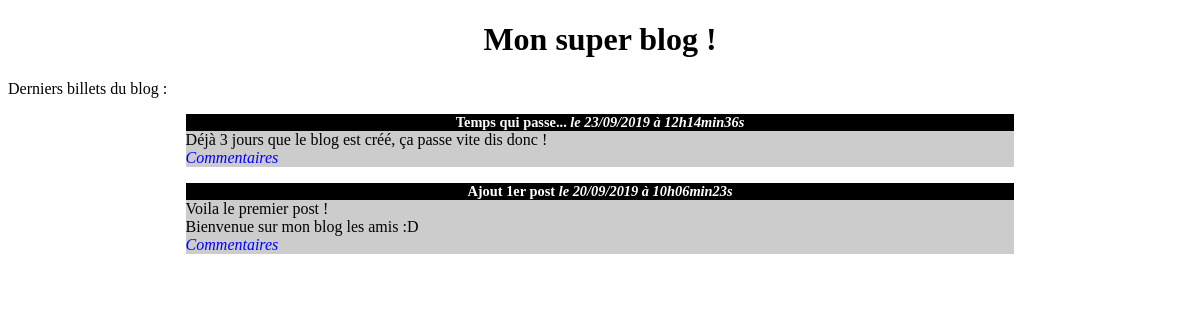
The page / on the database its author committed.
### tables this page shows
CREATE TABLE IF NOT EXISTS `posts` (
  `id` int(11) NOT NULL AUTO_INCREMENT,
  `title` varchar(255) NOT NULL,
  `content` text NOT NULL,
  `creation_date` datetime NOT NULL,
  PRIMARY KEY (`id`)
);

### controller/controller.php (called while the page is built, shortened)
<?php
require_once('model/PostManager.php');
function listPosts() {
	$postManager = new PostManager();
	$posts = $postManager->getPosts();
	require('view/listPostsView.php');
}

### model/PostManager.php (called while the page is built, shortened)
<?php
class PostManager extends Manager {
	public function getPosts() {
		$db = $this->dbConnect();
		$request = $db->query('SELECT id, title, content, DATE_FORMAT(creation_date, \'%d/%m/%Y à %Hh%imin%ss\') AS creation_date_fr FROM posts ORDER BY creation_date DESC LIMIT 0, 5');
		return $request;
	}
}

### view/listPostsView.php (the view, shortened to what this page needs)
<h1> Mon super blog ! </h1>
<p> Derniers billets du blog : </p>
<?php
while ($data = $posts->fetch()) {
?>
	<div class="news">
		<h3>
			<?= htmlspecialchars($data['title']) ?>
			<em> le <?= $data['creation_date_fr'] ?> </em>
		</h3>
		<p>
			<?= nl2br(htmlspecialchars($data['content'])) ?>
			<br />
			<em><a href="index.php?action=post&id=<?= $data['id'] ?>">Commentaires</a></em>
		</p>
	</div>
<?php
}
?>
<?php require('template.php'); ?>

### public/css/style.css (style rules this page uses)
h1, h3 { text-align:center; }
h3 { background-color:black; color:white; font-size:0.9em; margin-bottom:0px; }
.news p { background-color:#CCCCCC; margin-top:0px; }
.news { width:70%; margin:auto; }
a { text-decoration: none; color: blue; }

### rows shown on the page
posts: title "Temps qui passe...", creation_date_fr "23/09/2019 à 12h14min36s", content "Déjà 3 jours que le blog est créé, ça passe vite dis donc !"
posts: title "Ajout 1er post", creation_date_fr "20/09/2019 à 10h06min23s", content "Voila le premier post ! Bienvenue sur mon blog les amis :D"
